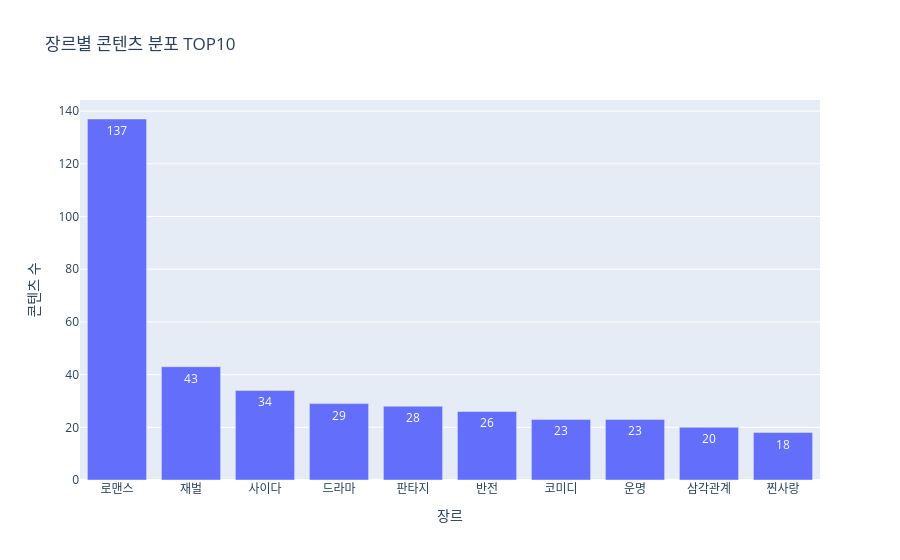

This figure's notebook cell:
### Code cell
import plotly.express as px

top10 = genre_count.head(10)

fig = px.bar(
    x=top10.index,
    y=top10.values,
    labels={"x": "장르", "y": "콘텐츠 수"},
    title="장르별 콘텐츠 분포 TOP10",
    text=top10.values
)

fig.show()

### Figure 1 — Plotly figure (JSON) as saved in the notebook; plotly's stock layout.template omitted (floating-point values rounded to 4 significant figures)
{"data": [{"hovertemplate": "장르=%{x}<br>콘텐츠 수=%{y}<br>text=%{text}<extra></extra>", "legendgroup": "", "marker": {"color": "#636efa", "pattern": {"shape": ""}}, "name": "", "orientation": "v", "showlegend": false, "text": [137.0, 43.0, 34.0, 29.0, 28.0, 26.0, 23.0, 23.0, 20.0, 18.0], "textposition": "auto", "type": "bar", "x": ["로맨스", "재벌", "사이다", "드라마", "판타지", "반전", "코미디", "운명", "삼각관계", "찐사랑"], "xaxis": "x", "y": [137, 43, 34, 29, 28, 26, 23, 23, 20, 18], "yaxis": "y"}], "layout": {"barmode": "relative", "legend": {"tracegroupgap": 0}, "title": {"text": "장르별 콘텐츠 분포 TOP10"}, "xaxis": {"anchor": "y", "domain": [0, 1], "title": {"text": "장르"}}, "yaxis": {"anchor": "x", "domain": [0, 1], "title": {"text": "콘텐츠 수"}}}}
